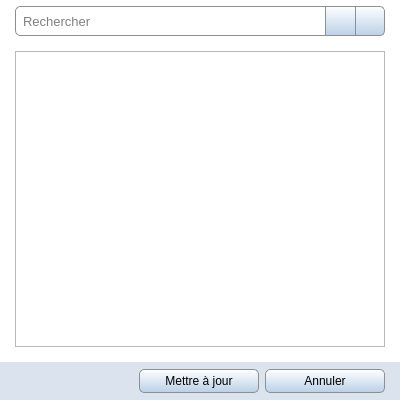
<?xml version="1.0" encoding="UTF-8"?>
<ui version="4.0">
 <class>CatalogUpdate</class>
 <widget class="QWidget" name="CatalogUpdate">
  <property name="windowModality">
   <enum>Qt::ApplicationModal</enum>
  </property>
  <property name="geometry">
   <rect>
    <x>0</x>
    <y>0</y>
    <width>400</width>
    <height>400</height>
   </rect>
  </property>
  <property name="windowTitle">
   <string>Mettre à jour les catalogues</string>
  </property>
  <property name="windowIcon">
   <iconset resource="../icones/icons.qrc">
    <normaloff>:/Images/asc.svg</normaloff>:/Images/asc.svg</iconset>
  </property>
  <property name="styleSheet">
   <string notr="true">QWidget#CatalogUpdate {background:#FFFFFF}</string>
  </property>
  <layout class="QGridLayout" name="gridLayout">
   <property name="leftMargin">
    <number>0</number>
   </property>
   <property name="topMargin">
    <number>6</number>
   </property>
   <property name="rightMargin">
    <number>0</number>
   </property>
   <property name="bottomMargin">
    <number>0</number>
   </property>
   <property name="verticalSpacing">
    <number>15</number>
   </property>
   <item row="0" column="1">
    <layout class="QHBoxLayout" name="horizontalLayout">
     <property name="spacing">
      <number>0</number>
     </property>
     <item>
      <widget class="QLineEdit" name="update_search">
       <property name="minimumSize">
        <size>
         <width>0</width>
         <height>30</height>
        </size>
       </property>
       <property name="maximumSize">
        <size>
         <width>16777215</width>
         <height>30</height>
        </size>
       </property>
       <property name="font">
        <font>
         <family>Segoe UI</family>
         <pointsize>10</pointsize>
        </font>
       </property>
       <property name="styleSheet">
        <string notr="true">QLineEdit{padding-left: 5px; border: 1px solid #8f8f91; border-right-width: 0px; border-top-left-radius:5px; border-bottom-left-radius: 5px; }</string>
       </property>
       <property name="placeholderText">
        <string>Rechercher</string>
       </property>
       <property name="clearButtonEnabled">
        <bool>true</bool>
       </property>
      </widget>
     </item>
     <item>
      <widget class="QPushButton" name="update_select">
       <property name="minimumSize">
        <size>
         <width>30</width>
         <height>30</height>
        </size>
       </property>
       <property name="maximumSize">
        <size>
         <width>30</width>
         <height>30</height>
        </size>
       </property>
       <property name="styleSheet">
        <string notr="true">QPushButton{border: 1px solid #8f8f91; border-right-width: 0px; padding-right: 0px; background-color: qlineargradient(spread:pad, x1:0, y1:0, x2:0, y2:1, stop:0 #FFFFFF, stop:1 #BAD0E7); }
QPushButton:hover{background-color: qlineargradient(spread:pad, x1:0, y1:0, x2:0, y2:1, stop:0 #F8F8F8, stop:1 #8FADCC); }
QPushButton:pressed{background-color: qlineargradient(spread:pad, x1:0, y1:0, x2:0, y2:1, stop:0 #8FADCC, stop:1 #F8F8F8); }</string>
       </property>
       <property name="icon">
        <iconset resource="../icones/icons.qrc">
         <normaloff>:/Images/select_all.svg</normaloff>:/Images/select_all.svg</iconset>
       </property>
       <property name="iconSize">
        <size>
         <width>20</width>
         <height>20</height>
        </size>
       </property>
      </widget>
     </item>
     <item>
      <widget class="QPushButton" name="update_none">
       <property name="minimumSize">
        <size>
         <width>30</width>
         <height>30</height>
        </size>
       </property>
       <property name="maximumSize">
        <size>
         <width>30</width>
         <height>30</height>
        </size>
       </property>
       <property name="styleSheet">
        <string notr="true">QPushButton{border: 1px solid #8f8f91; border-top-right-radius:5px ; border-bottom-right-radius:5px; background-color: qlineargradient(spread:pad, x1:0, y1:0, x2:0, y2:1, stop:0 #FFFFFF, stop:1 #BAD0E7); }
QPushButton:hover{background-color: qlineargradient(spread:pad, x1:0, y1:0, x2:0, y2:1, stop:0 #F8F8F8, stop:1 #8FADCC); }
QPushButton:pressed{background-color: qlineargradient(spread:pad, x1:0, y1:0, x2:0, y2:1, stop:0 #8FADCC, stop:1 #F8F8F8); }</string>
       </property>
       <property name="icon">
        <iconset resource="../icones/icons.qrc">
         <normaloff>:/Images/none.svg</normaloff>:/Images/none.svg</iconset>
       </property>
       <property name="iconSize">
        <size>
         <width>20</width>
         <height>20</height>
        </size>
       </property>
      </widget>
     </item>
    </layout>
   </item>
   <item row="1" column="1">
    <widget class="QTableView" name="projects_table">
     <property name="editTriggers">
      <set>QAbstractItemView::NoEditTriggers</set>
     </property>
     <property name="alternatingRowColors">
      <bool>true</bool>
     </property>
     <property name="selectionMode">
      <enum>QAbstractItemView::ExtendedSelection</enum>
     </property>
     <property name="selectionBehavior">
      <enum>QAbstractItemView::SelectRows</enum>
     </property>
     <property name="sortingEnabled">
      <bool>true</bool>
     </property>
     <attribute name="horizontalHeaderStretchLastSection">
      <bool>true</bool>
     </attribute>
     <attribute name="verticalHeaderVisible">
      <bool>false</bool>
     </attribute>
    </widget>
   </item>
   <item row="0" column="2">
    <spacer name="horizontalSpacer_4">
     <property name="orientation">
      <enum>Qt::Horizontal</enum>
     </property>
     <property name="sizeType">
      <enum>QSizePolicy::Fixed</enum>
     </property>
     <property name="sizeHint" stdset="0">
      <size>
       <width>9</width>
       <height>20</height>
      </size>
     </property>
    </spacer>
   </item>
   <item row="0" column="0">
    <spacer name="horizontalSpacer_2">
     <property name="orientation">
      <enum>Qt::Horizontal</enum>
     </property>
     <property name="sizeType">
      <enum>QSizePolicy::Fixed</enum>
     </property>
     <property name="sizeHint" stdset="0">
      <size>
       <width>9</width>
       <height>20</height>
      </size>
     </property>
    </spacer>
   </item>
   <item row="2" column="0" colspan="3">
    <widget class="QWidget" name="fond" native="true">
     <property name="minimumSize">
      <size>
       <width>0</width>
       <height>38</height>
      </size>
     </property>
     <property name="maximumSize">
      <size>
       <width>16777215</width>
       <height>38</height>
      </size>
     </property>
     <property name="styleSheet">
      <string notr="true">QWidget#fond{background: #DBE4EE}</string>
     </property>
     <layout class="QHBoxLayout" name="horizontalLayout_3">
      <property name="leftMargin">
       <number>0</number>
      </property>
      <property name="topMargin">
       <number>0</number>
      </property>
      <property name="rightMargin">
       <number>0</number>
      </property>
      <property name="bottomMargin">
       <number>0</number>
      </property>
      <item>
       <spacer name="spacer_fond_1">
        <property name="orientation">
         <enum>Qt::Horizontal</enum>
        </property>
        <property name="sizeHint" stdset="0">
         <size>
          <width>40</width>
          <height>20</height>
         </size>
        </property>
       </spacer>
      </item>
      <item>
       <widget class="QPushButton" name="update_launch">
        <property name="minimumSize">
         <size>
          <width>120</width>
          <height>24</height>
         </size>
        </property>
        <property name="maximumSize">
         <size>
          <width>16777215</width>
          <height>24</height>
         </size>
        </property>
        <property name="font">
         <font>
          <family>Segoe UI</family>
          <pointsize>9</pointsize>
         </font>
        </property>
        <property name="styleSheet">
         <string notr="true">QPushButton{border: 1px solid #8f8f91; border-radius: 5px ; padding-right: 10px; padding-left: 10px; background-color: qlineargradient(spread:pad, x1:0, y1:0, x2:0, y2:1, stop:0 #FFFFFF, stop:1 #BAD0E7); }
QPushButton:hover{background-color: qlineargradient(spread:pad, x1:0, y1:0, x2:0, y2:1, stop:0 #F8F8F8, stop:1 #8FADCC); }
QPushButton:pressed{background-color: qlineargradient(spread:pad, x1:0, y1:0, x2:0, y2:1, stop:0 #8FADCC, stop:1 #F8F8F8); }</string>
        </property>
        <property name="text">
         <string>Mettre à jour</string>
        </property>
        <property name="shortcut">
         <string notr="true">Ctrl+S</string>
        </property>
       </widget>
      </item>
      <item>
       <widget class="QPushButton" name="update_quit">
        <property name="minimumSize">
         <size>
          <width>120</width>
          <height>24</height>
         </size>
        </property>
        <property name="maximumSize">
         <size>
          <width>16777215</width>
          <height>24</height>
         </size>
        </property>
        <property name="font">
         <font>
          <family>Segoe UI</family>
          <pointsize>9</pointsize>
         </font>
        </property>
        <property name="styleSheet">
         <string notr="true">QPushButton{border: 1px solid #8f8f91; border-radius: 5px ; padding-right: 10px; padding-left: 10px; background-color: qlineargradient(spread:pad, x1:0, y1:0, x2:0, y2:1, stop:0 #FFFFFF, stop:1 #BAD0E7); }
QPushButton:hover{background-color: qlineargradient(spread:pad, x1:0, y1:0, x2:0, y2:1, stop:0 #F8F8F8, stop:1 #8FADCC); }
QPushButton:pressed{background-color: qlineargradient(spread:pad, x1:0, y1:0, x2:0, y2:1, stop:0 #8FADCC, stop:1 #F8F8F8); }</string>
        </property>
        <property name="text">
         <string>Annuler</string>
        </property>
        <property name="shortcut">
         <string notr="true">Esc</string>
        </property>
       </widget>
      </item>
      <item>
       <spacer name="spacer_fond_2">
        <property name="orientation">
         <enum>Qt::Horizontal</enum>
        </property>
        <property name="sizeType">
         <enum>QSizePolicy::Fixed</enum>
        </property>
        <property name="sizeHint" stdset="0">
         <size>
          <width>15</width>
          <height>20</height>
         </size>
        </property>
       </spacer>
      </item>
     </layout>
    </widget>
   </item>
  </layout>
 </widget>
 <tabstops>
  <tabstop>update_search</tabstop>
  <tabstop>update_select</tabstop>
  <tabstop>update_none</tabstop>
  <tabstop>projects_table</tabstop>
  <tabstop>update_launch</tabstop>
  <tabstop>update_quit</tabstop>
 </tabstops>
 <resources>
  <include location="../icones/icons.qrc"/>
 </resources>
 <connections/>
</ui>
